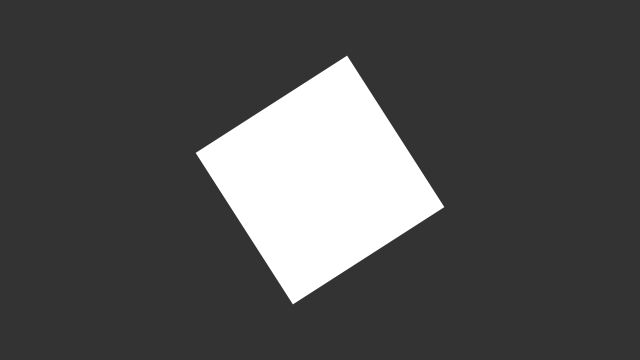
Frame 1 (no input)
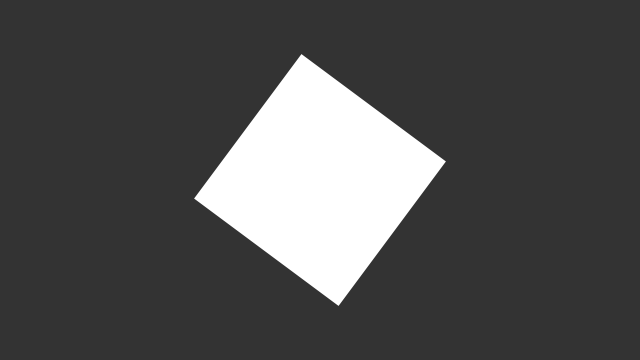
Frame 60 (the mouse pressed at the canvas centre just before this capture)
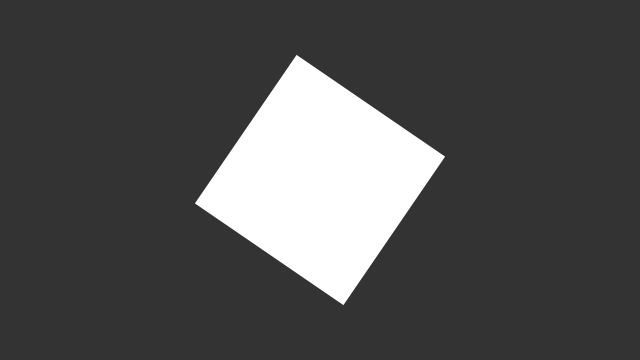
Frame 120 (the mouse held since frame 60 and released just before this capture)

The Processing sketch that drew these frames (run headless with seeded random() and noise(); from frame 60 on, the mouse is pressed at the canvas centre):

// Processing sketch: processing
// ── processing.pde
float angle;
float jitter;

void setup(){
  size(640,360);
  noStroke();
  fill(255);
  rectMode(CENTER);
}

void draw(){
  background(51);
  if(second()%2==0){
    jitter=random(-0.1,0.1);
  }
  angle=angle+jitter;
  float c=cos(angle);
  translate(width/2,height/2);
  rotate(c);
  rect(0,0,180,180);
}
